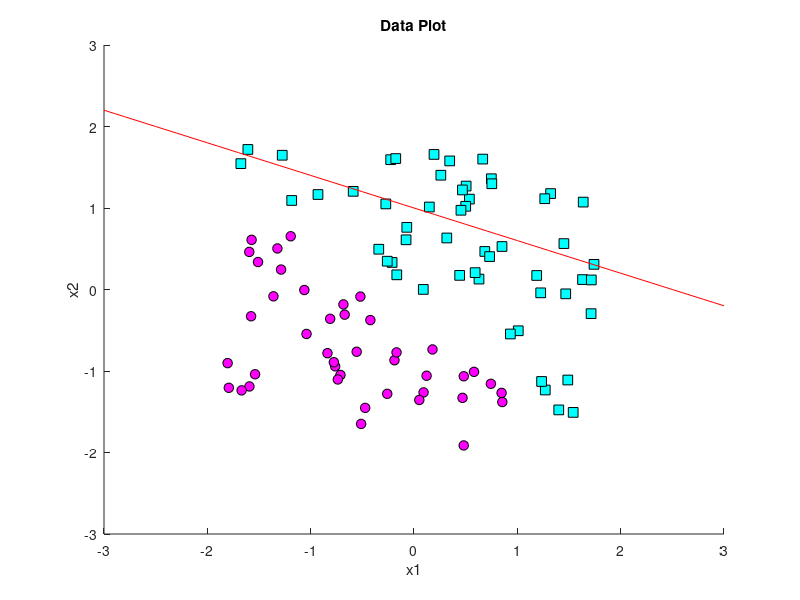

Write the MATLAB code that produced this figure. (Note: this script raises an error after producing the figure.)
clear all
close all
      
data=load("dataset_Perceptron.txt");
[m,n] = size(data);
x = data(:,1:n-1);
Y = data(:,n);
      
[m,n] = size(x);

% plot limits
min_val = -3;
max_val = 3;
step = 0.1;

% initial hypothesis
b = -0.5;
W = [0.2 0.5];
a = 0.03;

% stop criteria: when error is 0, epochs used for conv plot
epoch = 1;

% training set normalization
mean_x = mean(x);
sigma = std(x);
for i=1:m
  x_norm(i,:)= (x(i,:)-mean_x)./sigma;
end
x = x_norm;

% plot input data
class_zero = find(Y==0);
class_one = find(Y==1);
figure(1)
hold on
plot(x(class_zero,1), x(class_zero,2), 'ok', 'MarkerFaceColor', 'm', 'MarkerSize', 7)
plot(x(class_one,1), x(class_one,2), 'sk', 'MarkerFaceColor', 'c', 'MarkerSize', 7)
axis([min_val max_val min_val max_val])

xlabel('x1')
ylabel('x2')
title("Data Plot")

% linspace for plotting
x1 = min_val:step:max_val;
x2 = (-W(1)*x1 - b)/W(2);
% first line depending on initial hypothesis
plot(x1,x2,'r')

% training process
while (1)
  % there can be parameter update after each training data point
  for i=1:m
    v = W*x(i,:)' + b;
    y(i,1) = s(v);
    if Y(i) ~= y(i)
      W = W + a*x(i,:);
      b = b + a;
      
      % for plot intermediate lines
      x2 = (-W(1)*x1 - b)/W(2);
      plot(x1,x2, 'y')
    end
  end
  error = sum(abs(Y-y));
  conv(epoch) = error;
  epoch += 1;
  if error == 0
    break;
  end
end

% for plot
x2 = (-W(1)*x1 - b)/W(2);
plot(x1,x2, 'g')
figure(2)
plot(conv)
xlabel('Epochs')
ylabel('Prediction Error Count')
title("Error Convergence Plot")

display(["Final Parameters after training:"])
display(["W1 = ", num2str(W(1)), ", W2 = ", num2str(W(2)), ", b = ", num2str(b)])

% test input data
x_test = [[34.6237 78.0247]; [60.1826 86.3086]];
Y_test = [0 1];
[r, c] = size(x_test);

% normalize test data with training set mean and stdev
for i=1:r
  x_test_norm(i,:)= (x_test(i,:)-mean_x)./sigma;
end

% test prediction and display
display(["Test data prediction:"])
figure(1)
hold on
for i=1:r
  v_test = W*x_test_norm(i,:)' + b;
  pred = s(v_test);
  display(["Test data point ", num2str(i), ": x1=", num2str(x_test(i, 1)), ", x2=", num2str(x_test(i, 2)), ". Correct class: class ", num2str(Y_test(i)),". Prediction: class ", num2str(pred)])
  % test data plot
  if pred == 0
    plot(x_test_norm(i,1), x_test_norm(i,2), 'ok', 'MarkerFaceColor', 'g', 'MarkerSize', 7)
  else
    plot(x_test_norm(i,1), x_test_norm(i,2), 'sk', 'MarkerFaceColor', 'g', 'MarkerSize', 7)
  end
end